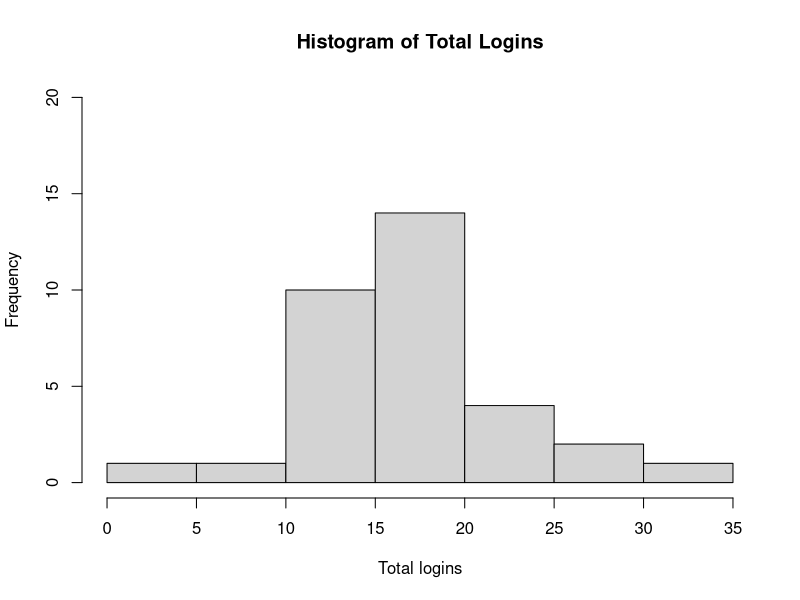
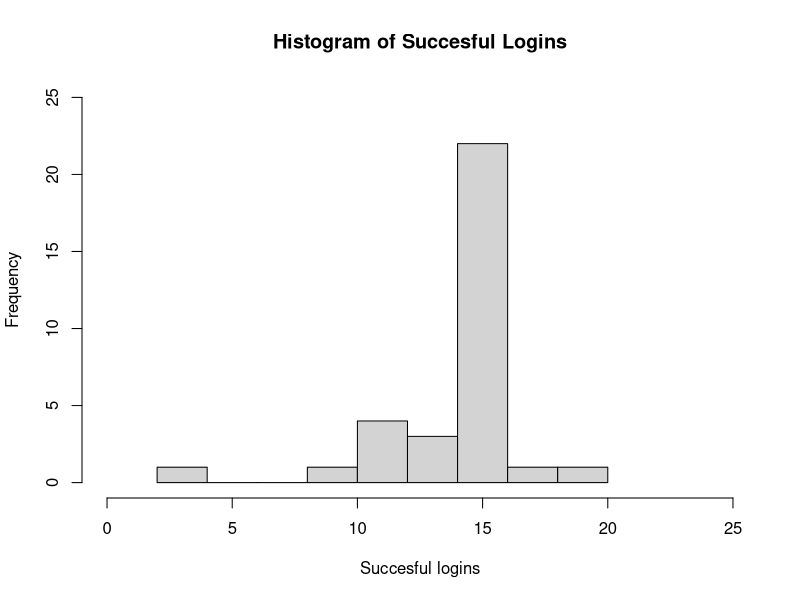
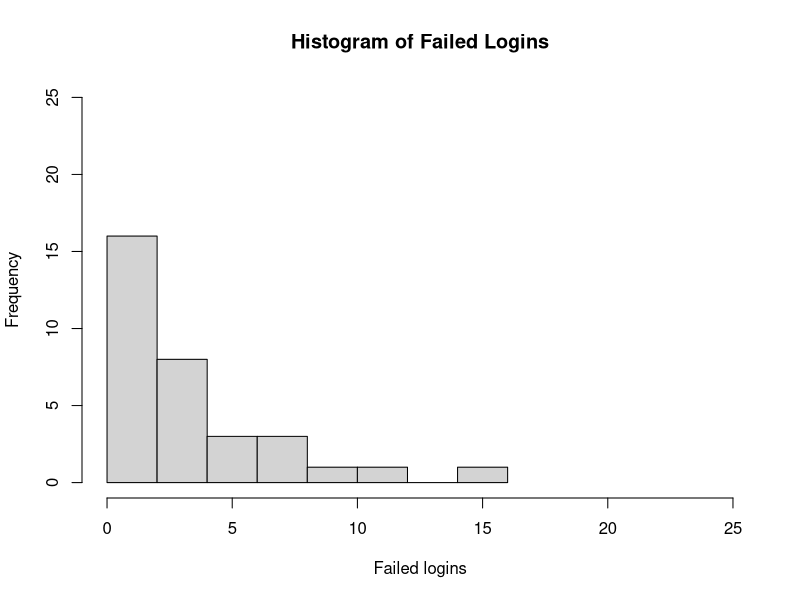
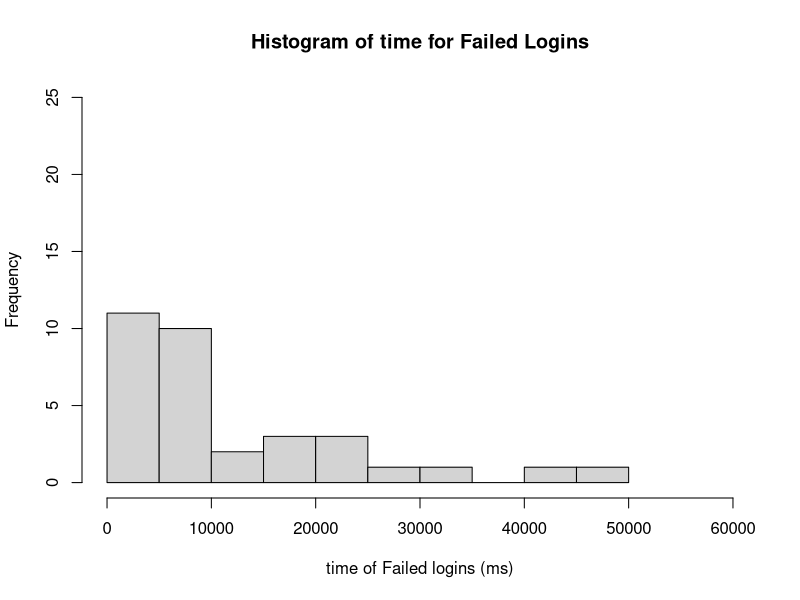
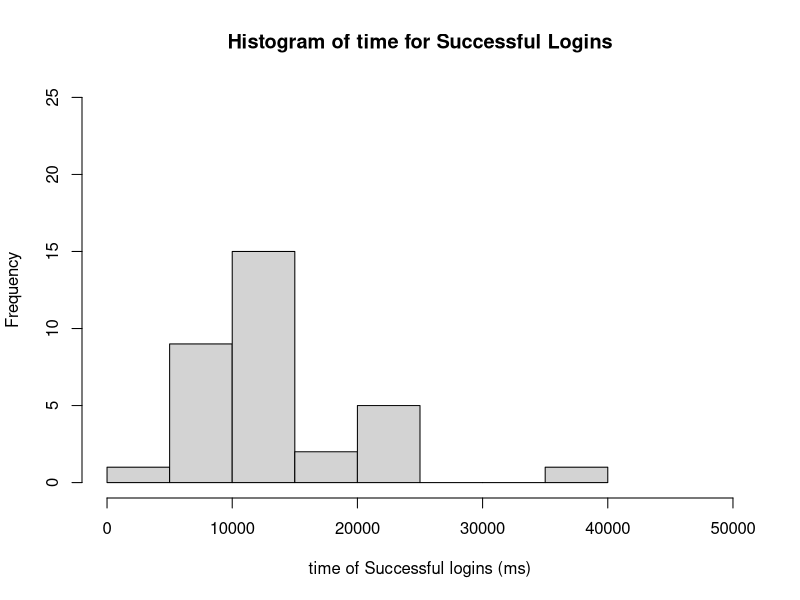
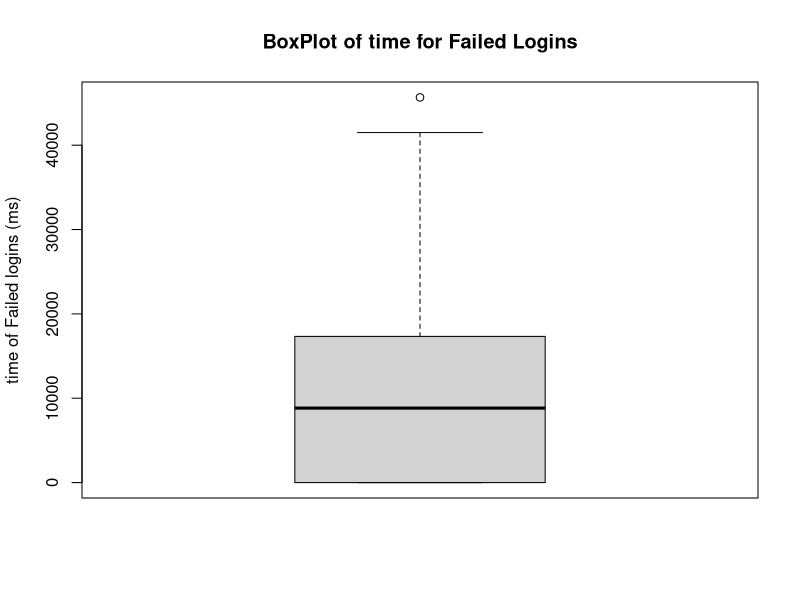
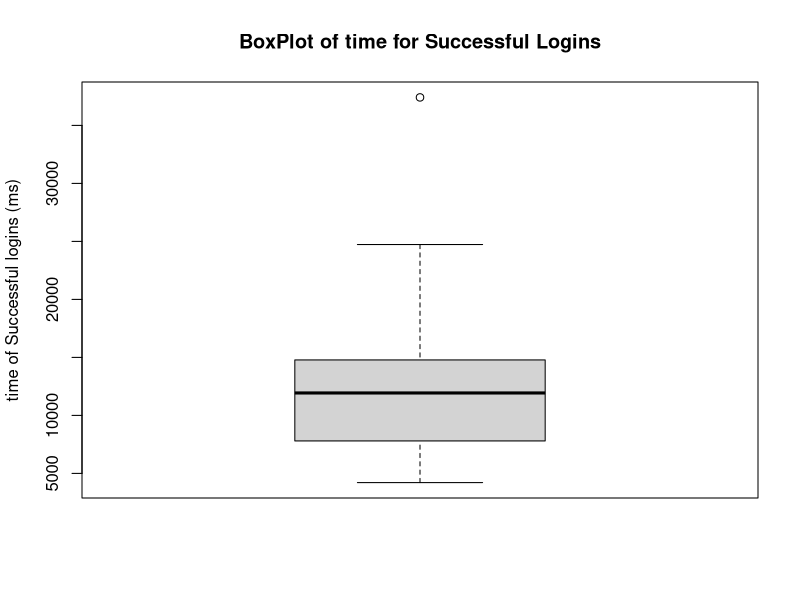

Write the R code that produced these figures, in order.
mydata <- read.csv("../data/loginData.csv")
attach(mydata)
print(mydata)

hist(Logins.Total, ylim=c(0,20),breaks=7, main="Histogram of Total Logins", xlab = "Total logins")

hist(Logins.success, ylim=c(0,25), xlim=c(0,25), main="Histogram of Succesful Logins", xlab = "Succesful logins")

hist(Logins.Failure, ylim=c(0,25), xlim=c(0,25), main="Histogram of Failed Logins", xlab = "Failed logins")

hist(Logins.avgFail, ylim=c(0,25), xlim=c(0,60000), main="Histogram of time for Failed Logins", xlab = "time of Failed logins (ms)")

hist(Logins.avgSuccess, ylim=c(0,25), xlim=c(0,50000), main="Histogram of time for Successful Logins", xlab = "time of Successful logins (ms)")

boxplot(Logins.avgFail, main ="BoxPlot of time for Failed Logins", ylab = "time of Failed logins (ms)")

boxplot(Logins.avgSuccess,main ="BoxPlot of time for Successful Logins", ylab = "time of Successful logins (ms)")
